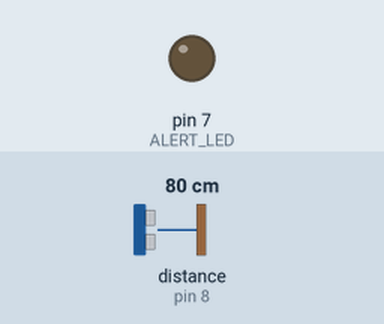
Bench run of a sketch on a simulated Arduino Uno, built with avr-gcc and run on an emulated ATmega328P. Parts: output pins drawn as LEDs (lit = HIGH). Wiring (inferred from the names in the program): ultrasonic range finder: trigger pin 9; echo pin 8. The inputs (shaded band) are chosen by the test bench; at power-on: distance to the obstacle (sensor on pin 8) 80 cm. The echo pulse lasts 58.3 µs per cm; pins used as bus, display or sensor lines are not drawn; what the sketch prints to the serial monitor is not drawn.

Above: at 2.8 s.
2.9 s: distance to the obstacle (sensor on pin 8) set to 18 cm
5.6 s: distance to the obstacle (sensor on pin 8) set to 14 cm
At 7.0 s:
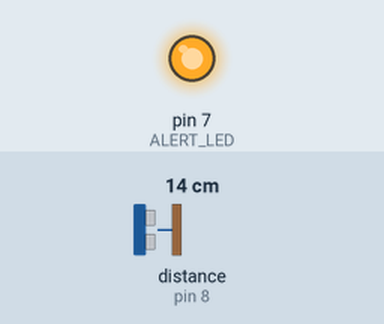
8.3 s: distance to the obstacle (sensor on pin 8) set to 35 cm
At 11.3 s:
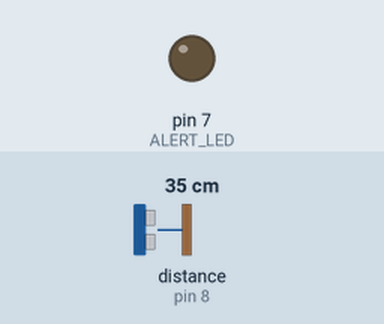
11.6 s: distance to the obstacle (sensor on pin 8) set to 2 cm
At 13.2 s:
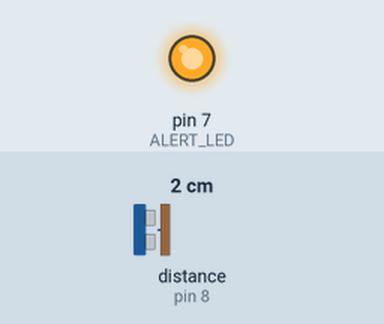
Timing chart, 0 to 14.7 s (numbered marks = the images above; inputs shaded):
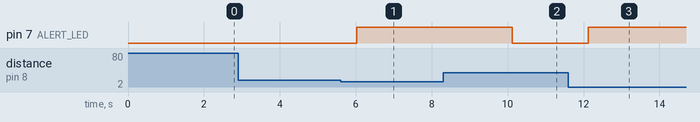

Measured:
- the behaviour switches between 16 and 15 cm on distance to the obstacle (sensor on pin 8) (found by bisection; images 0 and 1)
- after the input at 2.9 s, every drawn part: stays the same
- after the input at 5.6 s, pin 7 (ALERT_LED): LOW → HIGH after 0.42 s
- after the input at 8.3 s, pin 7 (ALERT_LED): HIGH → LOW after 1.8 s
- after the input at 11.6 s, pin 7 (ALERT_LED): LOW → HIGH after 0.53 s

The sketch:

flood-monitoring.ino
```cpp
// Flood Monitoring System Simulation
#define TRIG_PIN 9
#define ECHO_PIN 8
#define ALERT_LED 7

// Simulated water level threshold in cm (lower distance = higher water)
#define FLOOD_LEVEL_THRESHOLD 15.0

void setup() {
  pinMode(TRIG_PIN, OUTPUT);
  pinMode(ECHO_PIN, INPUT);
  pinMode(ALERT_LED, OUTPUT);
  Serial.begin(9600);
  Serial.println("Flood Monitoring System Started...");
}

void loop() {
  float distance = measureDistance();

  Serial.print("Water Level Distance: ");
  Serial.print(distance);
  Serial.println(" cm");

  if (distance < FLOOD_LEVEL_THRESHOLD) {
    Serial.println("⚠️ ALERT: Water level too high!");
    digitalWrite(ALERT_LED, HIGH);
    sendToCloud(distance);  // Simulate sending data to cloud
  } else {
    digitalWrite(ALERT_LED, LOW);
  }

  delay(2000);  // Wait for 2 seconds before next reading
}

// Function to measure distance using HC-SR04
float measureDistance() {
  digitalWrite(TRIG_PIN, LOW);
  delayMicroseconds(2);
  digitalWrite(TRIG_PIN, HIGH);
  delayMicroseconds(10);
  digitalWrite(TRIG_PIN, LOW);

  long duration = pulseIn(ECHO_PIN, HIGH);
  float distance = duration * 0.034 / 2; // Convert to cm
  return distance;
}

// Simulated cloud function
void sendToCloud(float level) {
  // This would be an HTTP request in a real system.
  Serial.print("📡 Sending water level ");
  Serial.print(level);
  Serial.println(" cm to cloud...");
}
```
